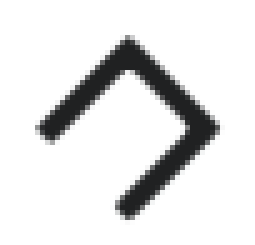
#> input picture Datasets/Yenisei_variant/1-t.png, 51 x 49 px (shown 5 times larger); its folder holds 3 pictures in this run
$ jupyter execute --allow-errors hungarian1.ipynb
#> lines starting #> are read from the running program, lines starting #| are printed output that depends on the picture
[cell 1]
import matplotlib.pyplot as plt
import numpy as np
import tensorflow as tf
from tensorflow.keras import layers
from PIL import Image
import os
import glob
import matplotlib.image as mpimg
from pathlib import Path

[cell 2]
hug = glob.glob(os.path.join("Datasets", "**/*.png"), recursive=True)

[cell 3]
for d in hug:
    image = mpimg.imread(d)
#> image is the input picture: shape (49, 51, 4) float32; mean R, G, B, A 0.864, 0.866, 0.869, 0.137
    h, w, c = image.shape
#> h = 49; w = 51; c = 4
    print('width:  ', w)
#| width:   51
    print('height: ', h)
#| height:  49
    print('channel:', c)
#| channel: 4
    plt.figure()
    plt.imshow(image)
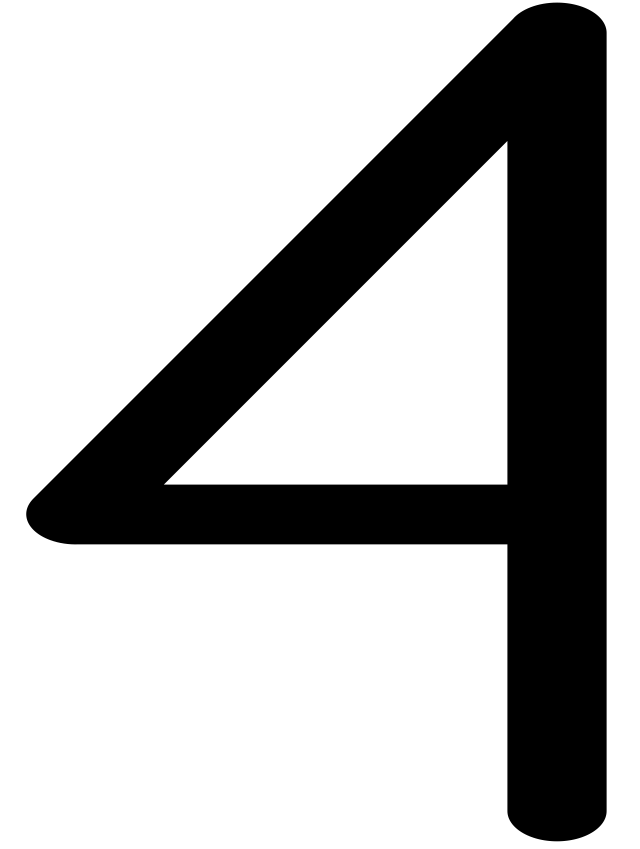
#> shown: shape (1697, 1280, 4) float32 (shown at 1/2 size); mean R, G, B, A 0, 0, 0, 0.289; transparent parts drawn white

[cell 4]
def load_and_preprocess_image(path):
    # Read image from file
#> called with path = 'Datasets/Yenisei_variant/1-t.png'
    path_name= os.path.join("compdata_180_1000", Path(path).parent)
    if 'old_hungarian' in path_name:
        file_name = os.path.basename(path).split('_')[0]
        ch_no=1
    elif 'old_turkic' in path_name:
        file_name = os.path.basename(path).split('_')[-1].split('.')[0]
        ch_no=3
    elif 'Carian' in path_name:
        file_name = os.path.basename(path).split('.')[0]
        file_name = file_name.replace("_", '')
        ch_no=1
    else:
        file_name=None
    image = Image.open(path)
#> image: PIL image 51x49 RGBA
    image = image.resize((64,64)).getchannel(ch_no).convert('RGB')
    angles = np.random.randint(0, high=180, size=1000, dtype=int)
    if os.path.exists(os.path.join(path_name, f"class_{file_name}")):
        pass
    else:
        os.makedirs(os.path.join(path_name, f"class_{file_name}"))
    for angle in angles:
        rotated_image = image.rotate(angle)
        rotated_image = rotated_image.convert("L")
        rotated_image.convert("L").save(os.path.join(os.path.join(path_name, f"class_{file_name}"), f"{file_name}_{angle}.png"))

[cell 5]
for data in hug:
    try:
        image = load_and_preprocess_image(data)

    except:
        print(data)

[cell 6]
from tensorflow.keras.preprocessing.image import ImageDataGenerator
BATCH_SIZE = 8
#> BATCH_SIZE = 8
IMAGE_WIDTH = 64
IMAGE_HEIGHT = 64
#> (the rest of this cell did not finish here and is left out)
